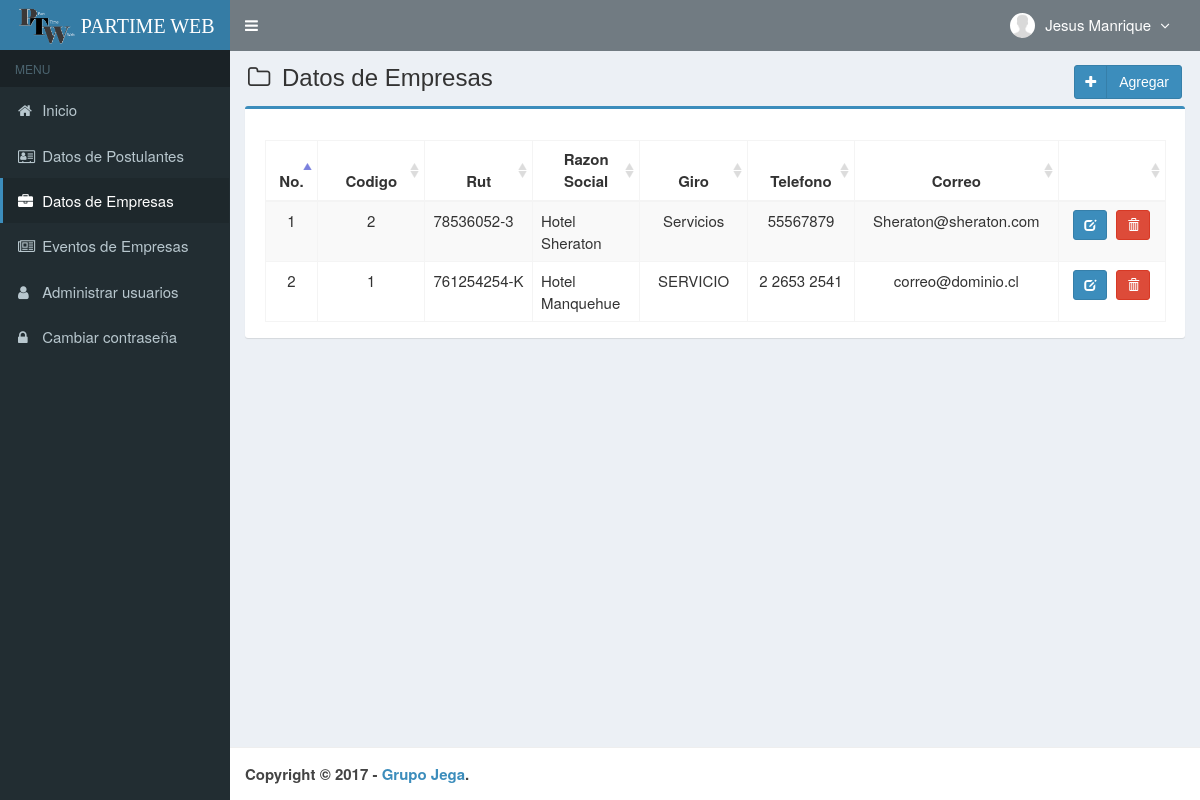
Page /main.php?module=empresas (signed in) on the committed database.
### tables this page shows
CREATE TABLE `usuarios` (
  `id_user` int(3) NOT NULL AUTO_INCREMENT,
  `username` varchar(50) NOT NULL,
  `name_user` varchar(50) NOT NULL,
  `password` varchar(50) NOT NULL,
  `email` varchar(50) DEFAULT NULL,
  `telefono` varchar(13) DEFAULT NULL,
  `foto` varchar(100) DEFAULT NULL,
  `permisos_acceso` enum('Super Admin','Gerente','Almacen') NOT NULL,
  `status` enum('activo','bloqueado') NOT NULL DEFAULT 'activo',
  `created_at` timestamp NOT NULL DEFAULT CURRENT_TIMESTAMP,
  `updated_at` timestamp NOT NULL DEFAULT CURRENT_TIMESTAMP ON UPDATE CURRENT_TIMESTAMP,
  PRIMARY KEY (`id_user`),
  KEY `level` (`permisos_acceso`) USING BTREE
);

CREATE TABLE `empresas` (
  `CodEmpresa` int(11) NOT NULL AUTO_INCREMENT,
  `RutEmpresa` varchar(255) DEFAULT NULL,
  `RazonSocial` varchar(255) DEFAULT NULL,
  `Domicilio` varchar(255) DEFAULT NULL,
  `Region` varchar(255) DEFAULT NULL,
  `Comuna` varchar(255) DEFAULT NULL,
  `Giro` varchar(255) DEFAULT NULL,
  `Correo` varchar(255) DEFAULT NULL,
  `Contacto` varchar(255) DEFAULT NULL,
  `Telefono` varchar(255) DEFAULT NULL,
  `Cargo` varchar(255) DEFAULT NULL,
  `created_user` int(11) DEFAULT NULL,
  `updated_user` int(11) DEFAULT NULL,
  PRIMARY KEY (`CodEmpresa`)
);

### modules/empresas/view.php (the view, shortened to what this page needs)
<section class="content-header">
  <h1>
    <i class="fa fa-folder-o icon-title"></i> Datos de Empresas
    <a class="btn btn-primary btn-social pull-right" href="?module=form_empresas&form=add" title="agregar" data-toggle="tooltip">
      <i class="fa fa-plus"></i> Agregar
    </a>
  </h1>
</section>
<section class="content">
  <div class="row">
    <div class="col-md-12">
      <div class="box box-primary">
        <div class="box-body">
          <table id="dataTables1" class="table table-bordered table-striped table-hover">
            <thead>
              <tr>
                <th class="center">No.</th>
                <th class="center">Codigo</th>
                <th class="center">Rut</th>
                <th class="center">Razon Social</th>
                <th class="center">Giro</th>
                <th class="center">Telefono</th>
                <th class="center">Correo</th>
                <th></th>
              </tr>
            </thead>
            <tbody>
            <?php
            $no = 1;
            $query = mysqli_query($mysqli, "SELECT * FROM empresas ORDER BY CodEmpresa DESC")
                                            or die('error: '.mysqli_error($mysqli));
            while ($data = mysqli_fetch_assoc($query)) {
              echo "<tr>
                      <td width='30' class='center'>$no</td>
                      <td width='80' class='center'>$data[CodEmpresa]</td>
                      <td width='30'>$data[RutEmpresa]</td>
                      <td width='80' align='left'>$data[RazonSocial]</td>
                      <td width='80' class='center'>$data[Giro]</td>
                      <td width='80' class='center'>$data[Telefono]</td>
                      <td width='80' class='center'>$data[Correo]</td>
                      <td class='center' width='80'>
                        <div>
                          <a data-toggle='tooltip' data-placement='top' title='modificar' style='margin-right:5px' class='btn btn-primary btn-sm' href='?module=form_empresas&form=edit&id=$data[CodEmpresa]'>
                              <i style='color:#fff' class='glyphicon glyphicon-edit'></i>
                          </a>";
            ?>
                          <a data-toggle="tooltip" data-placement="top" title="Eliminar" class="btn btn-danger btn-sm" href="modules/empresas/proses.php?act=delete&id=<?php echo $data['codigo'];?>" onclick="return confirm('estas seguro de eliminar<?php echo $data['RazonSocial']; ?> ?');">
                              <i style="color:#fff" class="glyphicon glyphicon-trash"></i>
                          </a>
            <?php
              echo "    </div>
                      </td>
                    </tr>";
              $no++;
            }
            ?>
            </tbody>
          </table>
        </div>
      </div>
    </div>
  </div>
</section><!-- /.content

### top-menu.php (shortened to what this page needs)
<?php
require_once "config/database.php";
if ($_SESSION['permisos_acceso'] != "Postulante")
{
$query = mysqli_query($mysqli, "SELECT id_user, name_user, foto, permisos_acceso FROM usuarios WHERE id_user='$_SESSION[id_user]'")
                                or die('error: '.mysqli_error($mysqli));
}
else
{
  $query = mysqli_query($mysqli, "SELECT *, CONCAT (PrimerNombre,' ', ApellidoPaterno) as name_user FROM postulantes WHERE RutPostulante='$_SESSION[id_user]'")
                                or die('error: '.mysqli_error($mysqli));
}
$data = mysqli_fetch_assoc($query);
?>
<li class="dropdown user user-menu">
  <a href="#" class="dropdown-toggle" data-toggle="dropdown">
  <?php
  if ($data['foto']=="") { ?>
    <img src="images/user/user-default.png" class="user-image" alt="User Image"/>
  <?php
  }
  else { ?>
    <img src="images/user/<?php echo $data['foto']; ?>" class="user-image" alt="User Image"/>
  <?php
  }
  ?>
    <span class="hidden-xs"><?php echo $data['name_user']; ?> <i style="margin-left:5px" class="fa fa-angle-down"></i></span>
  </a>
</li>

### assets/css/style.css (style rules this page uses)
.btn-social *:first-child { border-right: 1px solid rgba(0, 0, 0, 0.1); bottom: 0; font-size: 1em !important; left: 0; line-height: 32px !important; position: absolute; text-align: center; top: 0; width: 32px !important; }
.content-header { padding: 15px 18px 0; position: relative; }
.center { text-align:center; }
.icon-title { margin-right: 5px; }
body { background-color: #fff; color: #333; font-size: 15px; line-height: 1.42857; }

### rows in the picture
usuarios: name_user "Jesus Manrique"
empresas: CodEmpresa "2", RutEmpresa "78536052-3", RazonSocial "Hotel Sheraton", Giro "Servicios", Telefono "55567879", Correo "Sheraton@sheraton.com"
empresas: CodEmpresa "1", RutEmpresa "761254254-K", RazonSocial "Hotel Manquehue", Giro "SERVICIO", Telefono "2 2653 2541", Correo "correo@dominio.cl"
